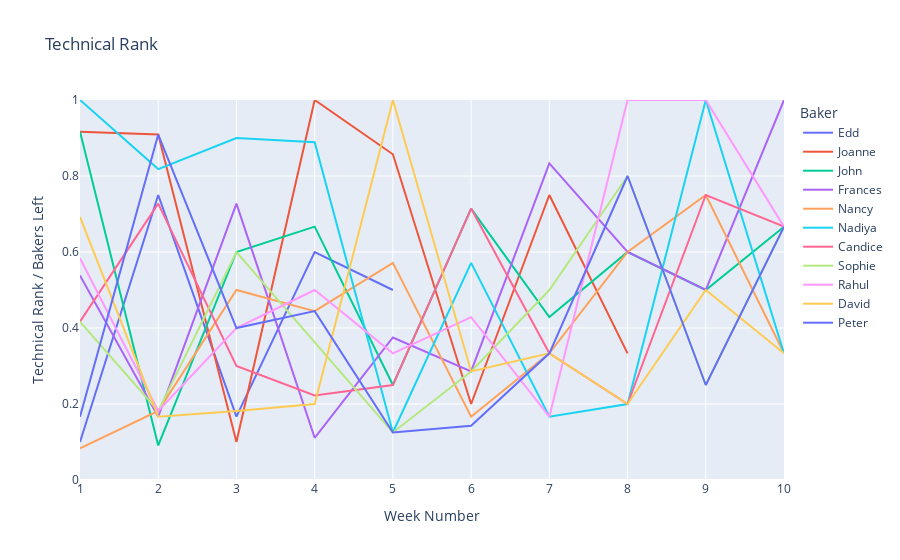

Write notebook code for a chart like this one.
### Code cell
fig = px.line(winner_df, x="Week Number", y=(winner_df['Technical Rank'] / winner_df['Bakers Left']), title="Technical Rank", color='Baker')
fig.update_layout(yaxis_range=[0,1])
fig.update_layout(yaxis_title='Technical Rank / Bakers Left')
fig.show()

### Figure 1 — Plotly figure (JSON) as saved in the notebook; plotly's stock layout.template omitted (floating-point values rounded to 4 significant figures)
{"data": [{"hovertemplate": "Baker=Edd<br>Week Number=%{x}<br>y=%{y}<extra></extra>", "legendgroup": "Edd", "line": {"color": "#636efa", "dash": "solid"}, "mode": "lines", "name": "Edd", "orientation": "v", "showlegend": true, "type": "scatter", "x": [1, 2, 3, 4, 5, 6], "xaxis": "x", "y": [0.1, 0.75, 0.1667, 0.6, 0.5, null], "yaxis": "y"}, {"hovertemplate": "Baker=Joanne<br>Week Number=%{x}<br>y=%{y}<extra></extra>", "legendgroup": "Joanne", "line": {"color": "#EF553B", "dash": "solid"}, "mode": "lines", "name": "Joanne", "orientation": "v", "showlegend": true, "type": "scatter", "x": [1, 2, 3, 4, 5, 6, 7, 8], "xaxis": "x", "y": [0.9167, 0.9091, 0.1, 1, 0.8571, 0.2, 0.75, 0.3333], "yaxis": "y"}, {"hovertemplate": "Baker=John<br>Week Number=%{x}<br>y=%{y}<extra></extra>", "legendgroup": "John", "line": {"color": "#00cc96", "dash": "solid"}, "mode": "lines", "name": "John", "orientation": "v", "showlegend": true, "type": "scatter", "x": [1, 2, 3, 4, 5, 6, 7, 8, 9, 10], "xaxis": "x", "y": [0.9167, 0.09091, 0.6, 0.6667, 0.25, 0.7143, 0.4286, 0.6, 0.5, 0.6667], "yaxis": "y"}, {"hovertemplate": "Baker=Frances<br>Week Number=%{x}<br>y=%{y}<extra></extra>", "legendgroup": "Frances", "line": {"color": "#ab63fa", "dash": "solid"}, "mode": "lines", "name": "Frances", "orientation": "v", "showlegend": true, "type": "scatter", "x": [1, 2, 3, 4, 5, 6, 7, 8, 9, 10], "xaxis": "x", "y": [0.5385, 0.1667, 0.7273, 0.1111, 0.375, 0.2857, 0.8333, 0.6, 0.5, 1], "yaxis": "y"}, {"hovertemplate": "Baker=Nancy<br>Week Number=%{x}<br>y=%{y}<extra></extra>", "legendgroup": "Nancy", "line": {"color": "#FFA15A", "dash": "solid"}, "mode": "lines", "name": "Nancy", "orientation": "v", "showlegend": true, "type": "scatter", "x": [1, 2, 3, 4, 5, 6, 7, 8, 9, 10], "xaxis": "x", "y": [0.08333, 0.1818, 0.5, 0.4444, 0.5714, 0.1667, 0.3333, 0.6, 0.75, 0.3333], "yaxis": "y"}, {"hovertemplate": "Baker=Nadiya<br>Week Number=%{x}<br>y=%{y}<extra></extra>", "legendgroup": "Nadiya", "line": {"color": "#19d3f3", "dash": "solid"}, "mode": "lines", "name": "Nadiya", "orientation": "v", "showlegend": true, "type": "scatter", "x": [1, 2, 3, 4, 5, 6, 7, 8, 9, 10], "xaxis": "x", "y": [1, 0.8182, 0.9, 0.8889, 0.125, 0.5714, 0.1667, 0.2, 1, 0.3333], "yaxis": "y"}, {"hovertemplate": "Baker=Candice<br>Week Number=%{x}<br>y=%{y}<extra></extra>", "legendgroup": "Candice", "line": {"color": "#FF6692", "dash": "solid"}, "mode": "lines", "name": "Candice", "orientation": "v", "showlegend": true, "type": "scatter", "x": [1, 2, 3, 4, 5, 6, 7, 8, 9, 10], "xaxis": "x", "y": [0.4167, 0.7273, 0.3, 0.2222, 0.25, 0.7143, 0.3333, 0.2, 0.75, 0.6667], "yaxis": "y"}, {"hovertemplate": "Baker=Sophie<br>Week Number=%{x}<br>y=%{y}<extra></extra>", "legendgroup": "Sophie", "line": {"color": "#B6E880", "dash": "solid"}, "mode": "lines", "name": "Sophie", "orientation": "v", "showlegend": true, "type": "scatter", "x": [1, 2, 3, 5, 6, 7, 8, 9, 10], "xaxis": "x", "y": [0.4167, 0.1818, 0.6, 0.125, 0.2857, 0.5, 0.8, 0.25, 0.6667], "yaxis": "y"}, {"hovertemplate": "Baker=Rahul<br>Week Number=%{x}<br>y=%{y}<extra></extra>", "legendgroup": "Rahul", "line": {"color": "#FF97FF", "dash": "solid"}, "mode": "lines", "name": "Rahul", "orientation": "v", "showlegend": true, "type": "scatter", "x": [1, 2, 3, 4, 5, 6, 7, 8, 9, 10], "xaxis": "x", "y": [0.5833, 0.1818, 0.4, 0.5, 0.3333, 0.4286, 0.1667, 1, 1, 0.6667], "yaxis": "y"}, {"hovertemplate": "Baker=David<br>Week Number=%{x}<br>y=%{y}<extra></extra>", "legendgroup": "David", "line": {"color": "#FECB52", "dash": "solid"}, "mode": "lines", "name": "David", "orientation": "v", "showlegend": true, "type": "scatter", "x": [1, 2, 3, 4, 5, 6, 7, 8, 9, 10], "xaxis": "x", "y": [0.6923, 0.1667, 0.1818, 0.2, 1, 0.2857, 0.3333, 0.2, 0.5, 0.3333], "yaxis": "y"}, {"hovertemplate": "Baker=Peter<br>Week Number=%{x}<br>y=%{y}<extra></extra>", "legendgroup": "Peter", "line": {"color": "#636efa", "dash": "solid"}, "mode": "lines", "name": "Peter", "orientation": "v", "showlegend": true, "type": "scatter", "x": [1, 2, 3, 4, 5, 6, 7, 8, 9, 10], "xaxis": "x", "y": [0.1667, 0.9091, 0.4, 0.4444, 0.125, 0.1429, 0.3333, 0.8, 0.25, 0.6667], "yaxis": "y"}], "layout": {"legend": {"title": {"text": "Baker"}, "tracegroupgap": 0}, "title": {"text": "Technical Rank"}, "xaxis": {"anchor": "y", "domain": [0, 1], "title": {"text": "Week Number"}}, "yaxis": {"anchor": "x", "domain": [0, 1], "range": [0, 1], "title": {"text": "Technical Rank / Bakers Left"}}}}
